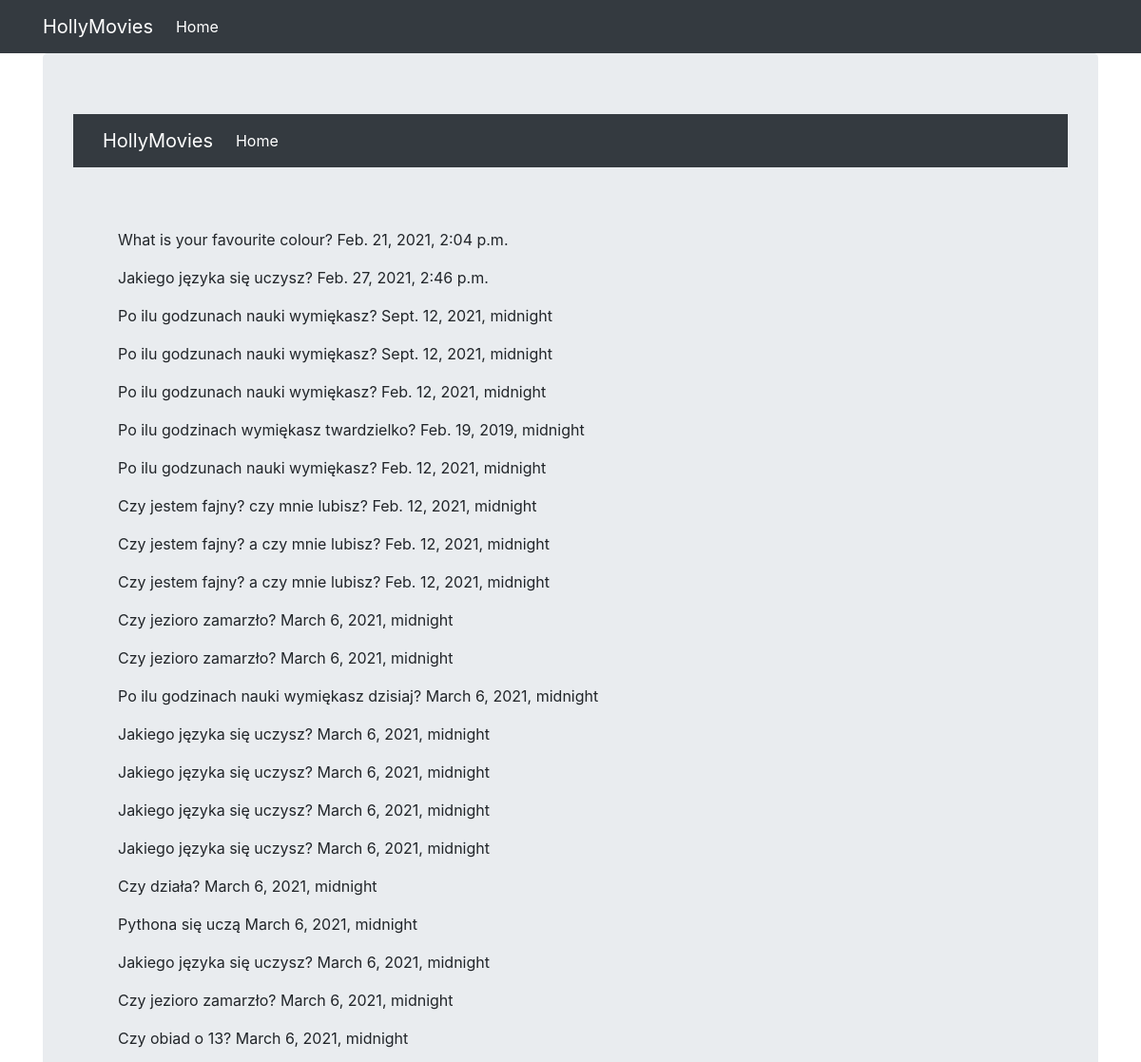
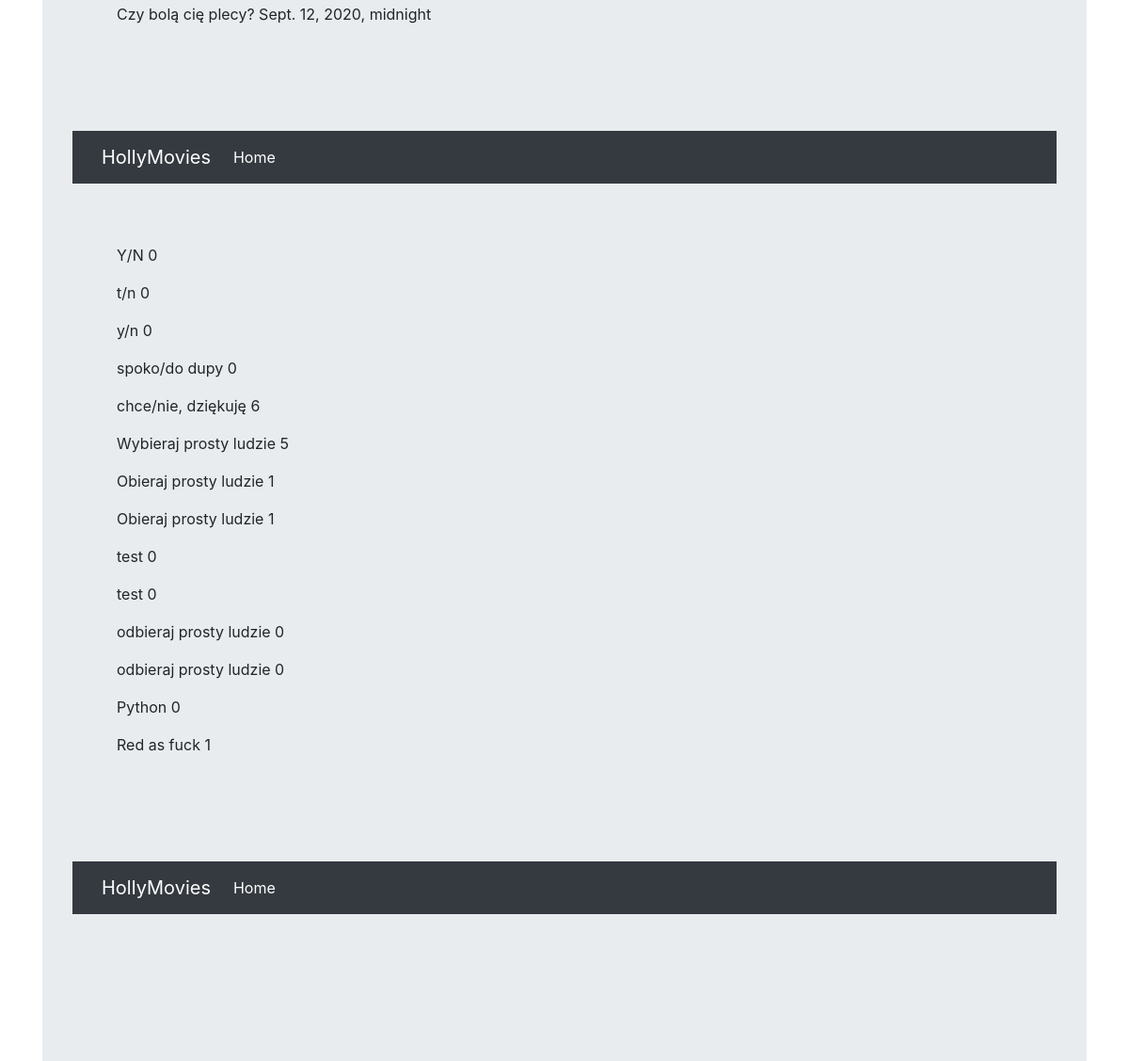
Page /polls/full-data/ on the committed database (2 pictures, top to bottom).
### polls/models.py (models this page shows, shortened)
class Question(models.Model):
    question_text = models.CharField(max_length=250)
    pub_date = models.DateTimeField()

class Choice(models.Model):
    question = models.ForeignKey(Question, on_delete=models.CASCADE, related_name="choices")
    choice_text = models.CharField(max_length=200)
    votes = models.IntegerField(default=0) #jak nie podamy votes ustawi się na default czyli 0

### polls/views.py (the view)
# urls.py: path('full-data/', full_data, name="full-data"),
def full_data(request):
    return render(
        request,
        template_name='full_data.html',
        context={
            "questions": Question.objects.all(),
            "answers": Answer.objects.all(),
            "choices": Choice.objects.all()
        }
    )

### polls/templates/full_data.html
{% extends "base.html" %}
{% block content %}
    {% include "questions.html" %}
    {% include "choices.html" %}
    {% include "answers.html" %}
{% endblock %}

### polls/templates/questions.html
{% extends "base.html" %}
{% block content %}
    {% for q in questions %}
        <p>{{ q.question_text }} {{ q.pub_date }}</p>
    {% endfor %}
{% endblock %}

### polls/templates/choices.html
{% extends "base.html" %}
{% block content %}
    {% for c in choices %}
        <p>{{ c.choice_text }} {{ c.votes }}</p>
    {% endfor %}
{% endblock %}

### rows in the picture
Question: question_text "What is your favourite colour?", pub_date "Feb. 21, 2021, 2:04 p.m."
Question: question_text "Jakiego języka się uczysz?", pub_date "Feb. 27, 2021, 2:46 p.m."
Question: question_text "Po ilu godzunach nauki wymiękasz?", pub_date "Sept. 12, 2021, midnight"
Question: question_text "Po ilu godzunach nauki wymiękasz?", pub_date "Sept. 12, 2021, midnight"
Question: question_text "Po ilu godzunach nauki wymiękasz?", pub_date "Feb. 12, 2021, midnight"
Question: question_text "Po ilu godzinach wymiękasz twardzielko?", pub_date "Feb. 19, 2019, midnight"
Question: question_text "Po ilu godzunach nauki wymiękasz?", pub_date "Feb. 12, 2021, midnight"
Question: question_text "Czy jestem fajny? czy mnie lubisz?", pub_date "Feb. 12, 2021, midnight"
Question: question_text "Czy jestem fajny? a czy mnie lubisz?", pub_date "Feb. 12, 2021, midnight"
Question: question_text "Czy jestem fajny? a czy mnie lubisz?", pub_date "Feb. 12, 2021, midnight"
Question: question_text "Czy jezioro zamarzło?", pub_date "March 6, 2021, midnight"
Question: question_text "Czy jezioro zamarzło?", pub_date "March 6, 2021, midnight"
Question: question_text "Po ilu godzinach nauki wymiękasz dzisiaj?", pub_date "March 6, 2021, midnight"
Question: question_text "Jakiego języka się uczysz?", pub_date "March 6, 2021, midnight"
Question: question_text "Jakiego języka się uczysz?", pub_date "March 6, 2021, midnight"
Question: question_text "Jakiego języka się uczysz?", pub_date "March 6, 2021, midnight"
Question: question_text "Jakiego języka się uczysz?", pub_date "March 6, 2021, midnight"
Question: question_text "Czy działa?", pub_date "March 6, 2021, midnight"
Question: question_text "Pythona się uczą", pub_date "March 6, 2021, midnight"
Question: question_text "Jakiego języka się uczysz?", pub_date "March 6, 2021, midnight"
Question: question_text "Czy jezioro zamarzło?", pub_date "March 6, 2021, midnight"
Question: question_text "Czy obiad o 13?", pub_date "March 6, 2021, midnight"
Question: question_text "Czy bolą cię plecy?", pub_date "Sept. 12, 2020, midnight"
Choice: choice_text "Y/N", votes "0"
Choice: choice_text "t/n", votes "0"
Choice: choice_text "y/n", votes "0"
Choice: choice_text "spoko/do dupy", votes "0"
Choice: choice_text "chce/nie, dziękuję", votes "6"
Choice: choice_text "Wybieraj prosty ludzie", votes "5"
Choice: choice_text "Obieraj prosty ludzie", votes "1"
Choice: choice_text "Obieraj prosty ludzie", votes "1"
Choice: choice_text "test", votes "0"
Choice: choice_text "test", votes "0"
Choice: choice_text "odbieraj prosty ludzie", votes "0"
Choice: choice_text "odbieraj prosty ludzie", votes "0"
Choice: choice_text "Python", votes "0"
Choice: choice_text "Red as fuck", votes "1"
